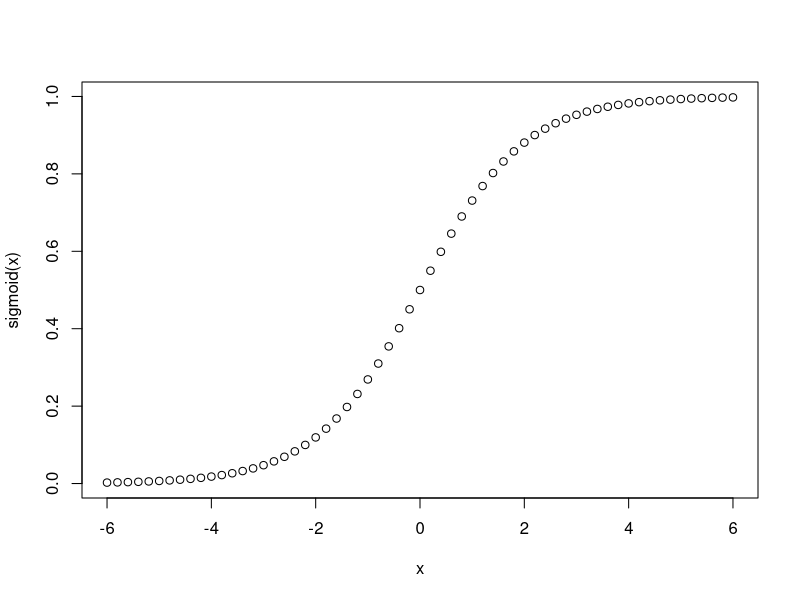
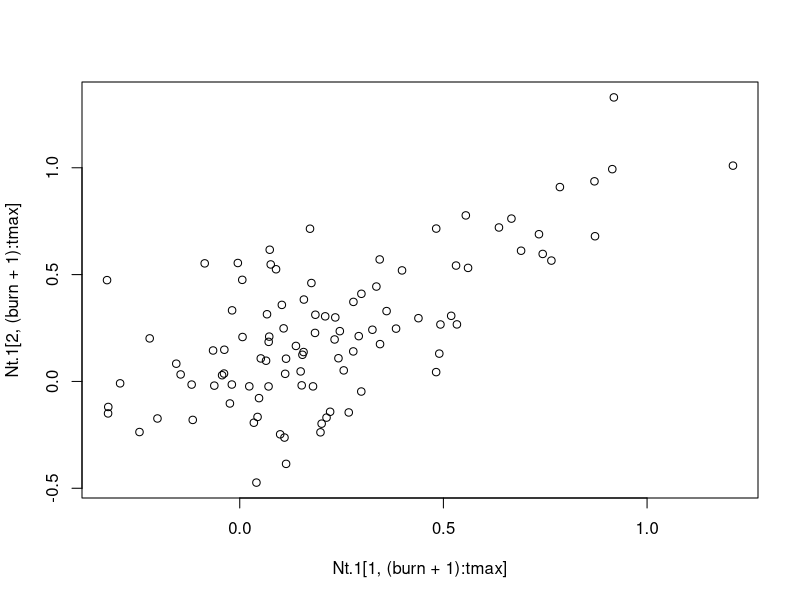
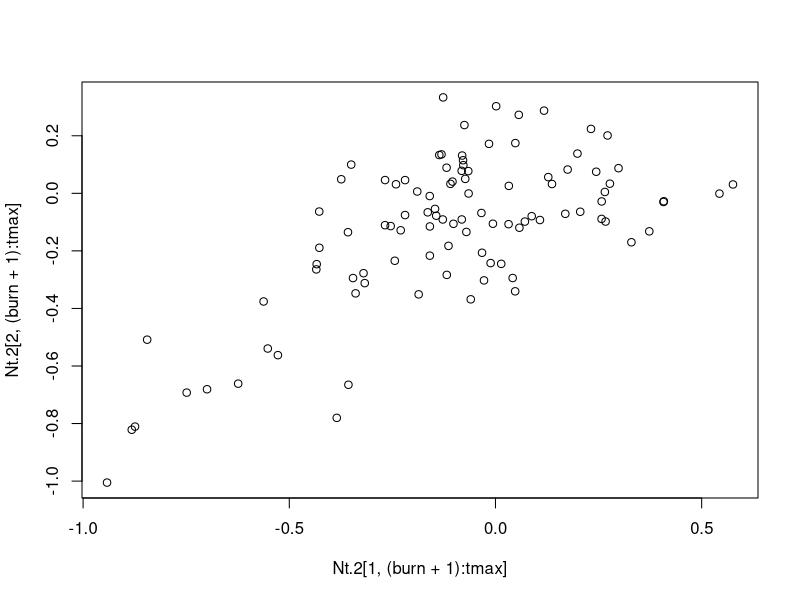
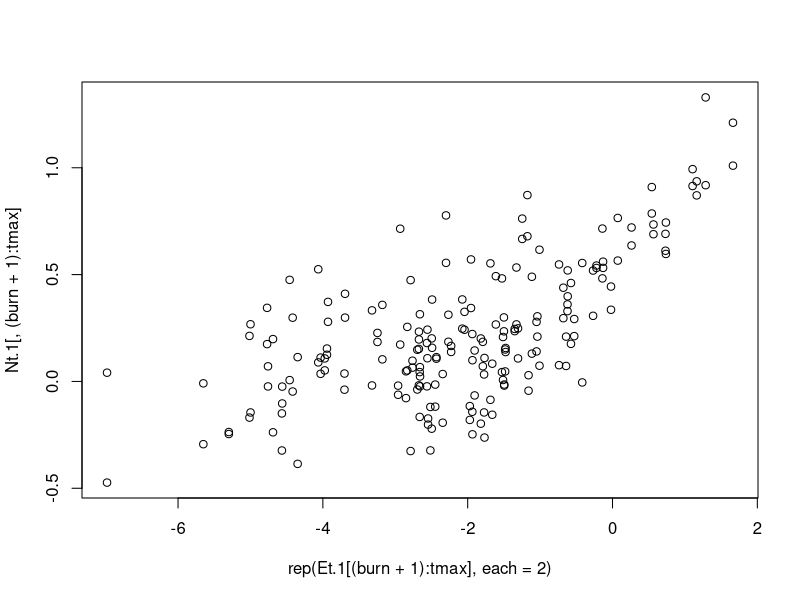
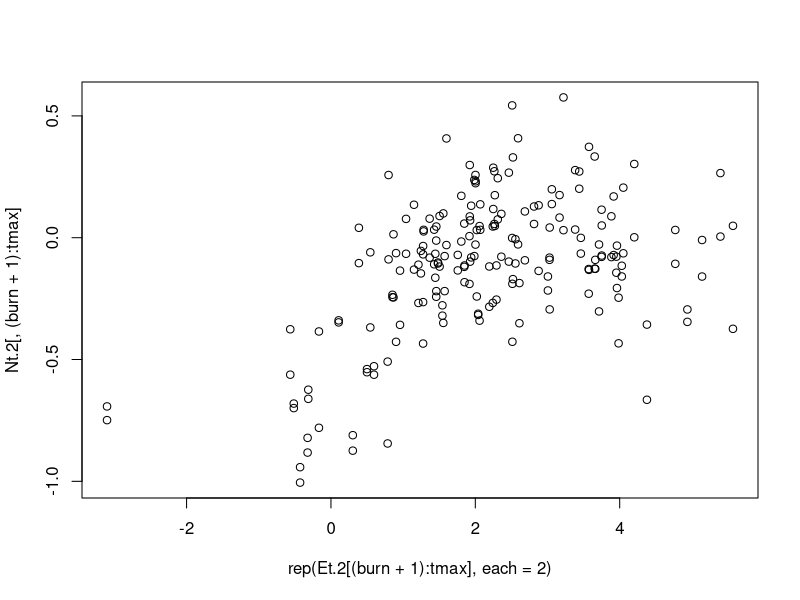
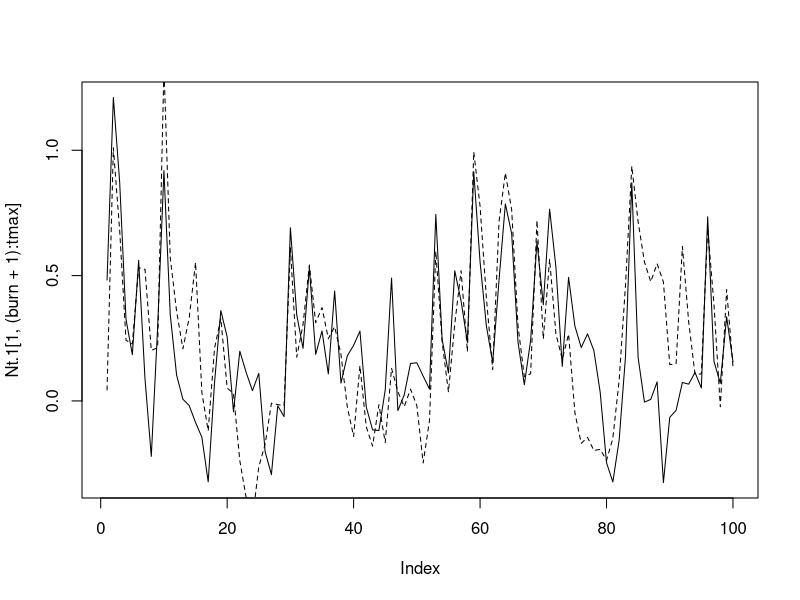
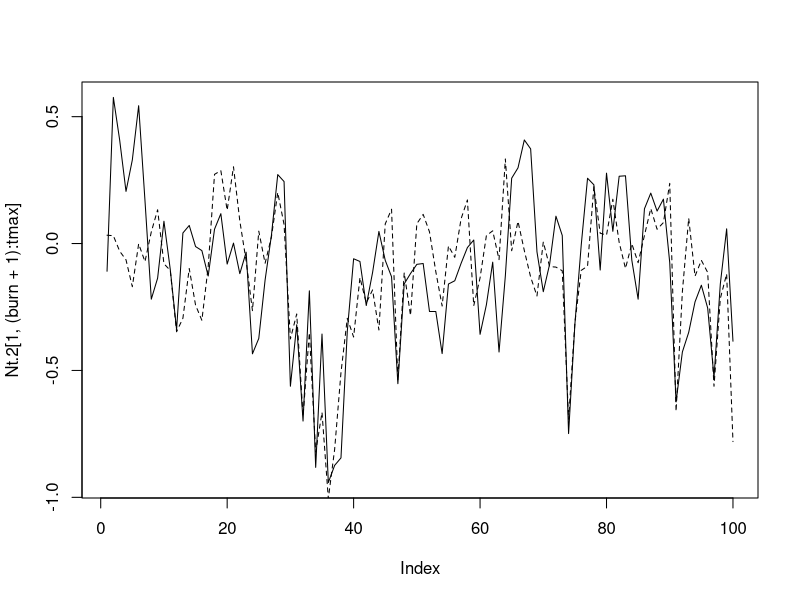

These figures' R source, in order: (Note: this script raises an error after producing the figures.)
## theoretical example for kelp manuscript

rm(list=ls())

burn = 50
tmax = burn+100
sd.reg = 1.5
mu.reg1 = -2 # mean of regional driver for location 1
mu.reg2 = 2 # mean of regional driver for location 2
sd.loc = 0.15 # sd of local driver (mean = 0)
n.each = 2
b = 0.5
c=1.5

set.seed(17)

#sigmoid function acts as filter on environmental noises
sigmoid <- function(x,c=1) {
  return(1/(1+exp(-c*x)))
}

x = seq(-6,6,0.2)
plot(x, sigmoid(x))

#simple ricker population growth
ricker <- function(N, r, K){ 
  return(N*exp(r*(1-(N/K))))
}

#set a time series to have mean zero and specified sd
rescale <- function(x, newsd){
  y <- x-mean(x)
  y <- y/(sd(x)/newsd)
  return(y)
}




Nt.1 <- matrix(NA, nrow=n.each, ncol=tmax)
Nt.2 <- Nt.1

Et.1 <- rnorm(tmax, mean=mu.reg1, sd=sd.reg)
Et.2 <- rnorm(tmax, mean=mu.reg2, sd=sd.reg)

Nt.1[,1] <- rnorm(n.each, mean = 0, sd = 1)
Nt.2[,1] <- rnorm(n.each, mean = 0, sd = 1)


for(tt in 2:tmax){
  
  Nt.1[,tt] <- Nt.1[,tt-1]*b + (sigmoid(Et.1, c)[tt] - sigmoid(mu.reg1, c)) + rnorm(n.each, sd=sd.loc)
  Nt.2[,tt] <- Nt.2[,tt-1]*b + (sigmoid(Et.2, c)[tt] - sigmoid(mu.reg2, c)) + rnorm(n.each, sd=sd.loc)
  
}

plot(Nt.1[1,(burn+1):tmax], Nt.1[2,(burn+1):tmax])
plot(Nt.2[1,(burn+1):tmax], Nt.2[2,(burn+1):tmax])


plot(rep(Et.1[(burn+1):tmax], each=2), Nt.1[,(burn+1):tmax])
plot(rep(Et.2[(burn+1):tmax], each=2), Nt.2[,(burn+1):tmax])


plot(Nt.1[1, (burn+1):tmax], type="l")
lines(Nt.1[2,(burn+1):tmax], lty=2)


plot(Nt.2[1, (burn+1):tmax], type="l")
lines(Nt.2[2,(burn+1):tmax], lty=2)





laymat <- matrix(NA, nrow=3, ncol=8)
laymat[1:2,1:4] <- 1
laymat[1,5:8] <- c(2,2,3,3)
laymat[2,5:8] <- c(4,4,5,5)
laymat[3,] <- rep(c(6,7),each=4)


png("~/GitHub/kelpsynch-tailassoc/manuscript/fig1_theory_ar1.png", units="in", res=300, width=6.5, height=4.5)

layout(laymat)
par(mar=c(2.6,2.6,1.1,1.1), mgp=c(1,0.5,0))

#first panel
plot(x, sigmoid(x,c), type="l", lwd=2, xlab = "Environmental driver", ylab="Population", ylim=c(-0.1,1.1),
     xaxt="n", yaxt="n")
axis(1, at=seq(min(x),max(x),length.out=5), labels=FALSE)
axis(2, at=seq(0,1,length.out=5),labels=FALSE)
arrows(x0=mu.reg1-1.96*sd.reg, y0=-0.05, x1=mu.reg1+1.96*sd.reg, y1=-0.05, col="blue", length=0.04, angle=90, code=3, lwd=1.3)
text(mu.reg1,-0.11,"Effects stronger in upper tail",col="blue")
text(mu.reg2,1.1,"Effects stronger in lower tail",col="red")
arrows(x0=mu.reg2-1.96*sd.reg, y0=1.05, x1=mu.reg2+1.96*sd.reg, y1=1.05, col="red", length=0.04, angle=90, code=3, lwd=1.3)
text(par("usr")[1]+0.05*abs(diff(par("usr")[1:2])), par("usr")[4]-0.05*abs(diff(par("usr")[3:4])),"a)")

#second panel
plot(rep(Et.1[(burn+1):tmax], each=2), Nt.1[,(burn+1):tmax], pch=16, col="blue", xlab="Environmental driver",
     ylab="Population", xaxt="n", yaxt="n")
axis(1, labels=FALSE)
axis(2, labels=FALSE)
text(par("usr")[1]+0.1*abs(diff(par("usr")[1:2])), par("usr")[4]-0.1*abs(diff(par("usr")[3:4])),"b)")
mtext("Upper tail dependence", cex=0.6, line=0.1)

#third panel
plot(rep(Et.2[(burn+1):tmax], each=2), Nt.2[,(burn+1):tmax], pch=16, col="red", xlab="Environmental driver",
     ylab="Population", xaxt="n", yaxt="n")
axis(1, labels=FALSE)
axis(2, labels=FALSE)
text(par("usr")[1]+0.1*abs(diff(par("usr")[1:2])), par("usr")[4]-0.1*abs(diff(par("usr")[3:4])),"c)")
mtext("Lower tail dependence", cex=0.6, line=0.1)

#fourth panel
plot(Nt.1[1,(burn+1):tmax], Nt.1[2,(burn+1):tmax], pch=16, col="blue", xlab="Population 1",
     ylab="Population 2", xaxt="n", yaxt="n")
axis(1, labels=FALSE)
axis(2, labels=FALSE)
text(par("usr")[1]+0.1*abs(diff(par("usr")[1:2])), par("usr")[4]-0.1*abs(diff(par("usr")[3:4])),"d)")

#fifth panel
plot(Nt.2[1,(burn+1):tmax], Nt.2[2,(burn+1):tmax], pch=16, col="red", xlab="Population 1",
     ylab="Population 2", xaxt="n", yaxt="n")
axis(1, labels=FALSE)
axis(2, labels=FALSE)
text(par("usr")[1]+0.1*abs(diff(par("usr")[1:2])), par("usr")[4]-0.1*abs(diff(par("usr")[3:4])),"e)")

#sixth panel
plot(Nt.1[1, (burn+1):tmax], type="l", col="blue", xlab="Time", ylab="Population", xaxt="n", yaxt="n",
     #ylim=c(min(Nt.1[,(burn+1):tmax]), max(Nt.1[,(burn+1):tmax])))
     ylim=c(-0.7,1.5))
axis(1, labels=FALSE)
axis(2, labels=FALSE)
lines(Nt.1[2,(burn+1):tmax], lty=2, col="blue")
segments(x0=37.5, y0=1.35, x1=c(3,11), y1=c(1.22, 1.33), col="darkgrey")
segments(x0=37.5, y0=-0.5, x1=25, y1=-0.46, col="darkgrey")
segments(x0=76, y0=-0.5, x1=88, y1=-0.37, col="darkgrey")
text(37.5, 1.35, "Synchronous booms", pos=4, col="darkgrey", cex=0.8)
text(37.5, -0.5, "Asynchronous crashes", pos=4, col="darkgrey", cex=0.8)
text(par("usr")[1]+0.05*abs(diff(par("usr")[1:2])), par("usr")[4]-0.1*abs(diff(par("usr")[3:4])),"f)")

#seventh
plot(Nt.2[1, (burn+1):tmax], type="l", col="red", xlab="Time", ylab="Population", xaxt="n", yaxt="n",
     #ylim=c(min(Nt.2[,(burn+1):tmax]), max(Nt.2[,(burn+1):tmax])))
     ylim=c(-1.2,0.7))
axis(1, labels=FALSE)
axis(2, labels=FALSE)
lines(Nt.2[2,(burn+1):tmax], lty=2, col="red")
segments(x0=16, y0=0.65, x1=6, y1=0.59, col="darkgrey")
segments(x0=54, y0=0.65, x1=65, y1=0.48, col="darkgrey")
segments(x0=50, y0=-1.1, x1=36, y1=-1.05, col="darkgrey")
segments(x0=63, y0=-0.95, x1=73, y1=-0.8, col="darkgrey")
text(16,0.65, "Asynchronous booms", pos=4, col="darkgrey", cex=0.8)
text(50,-1.1, "Synchronous crashes", pos=4, col="darkgrey", cex=0.8)
text(par("usr")[1]+0.05*abs(diff(par("usr")[1:2])), par("usr")[4]-0.1*abs(diff(par("usr")[3:4])),"g)")


dev.off()


